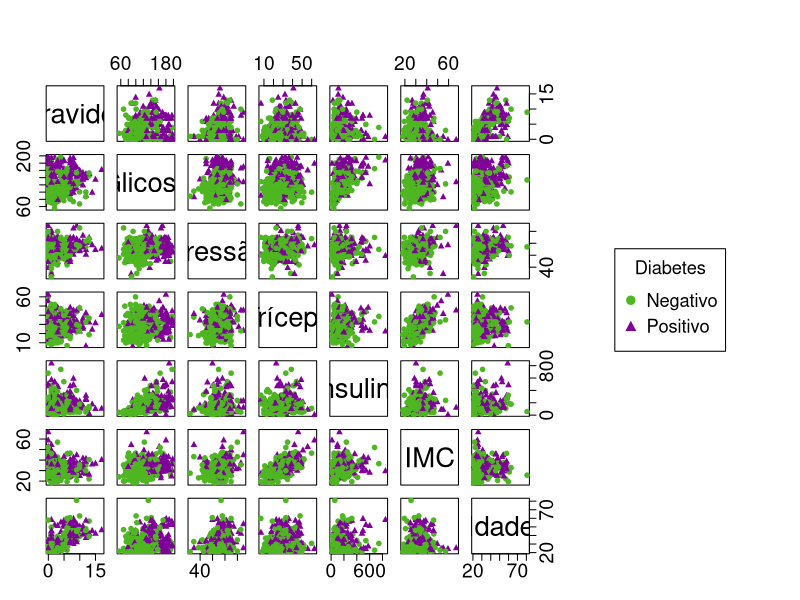
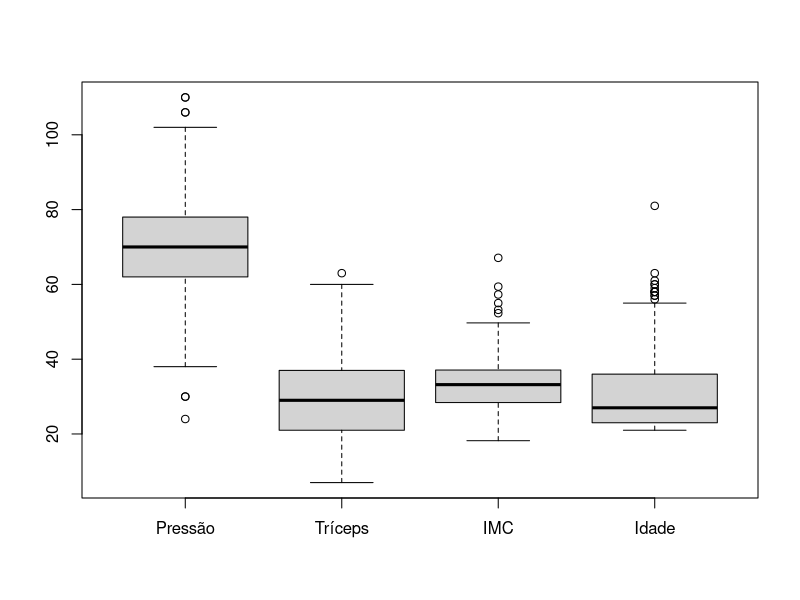
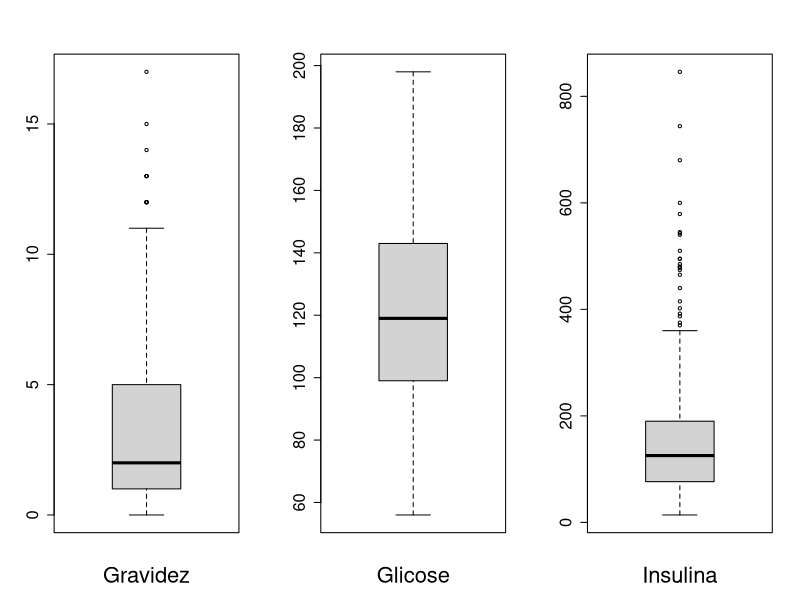
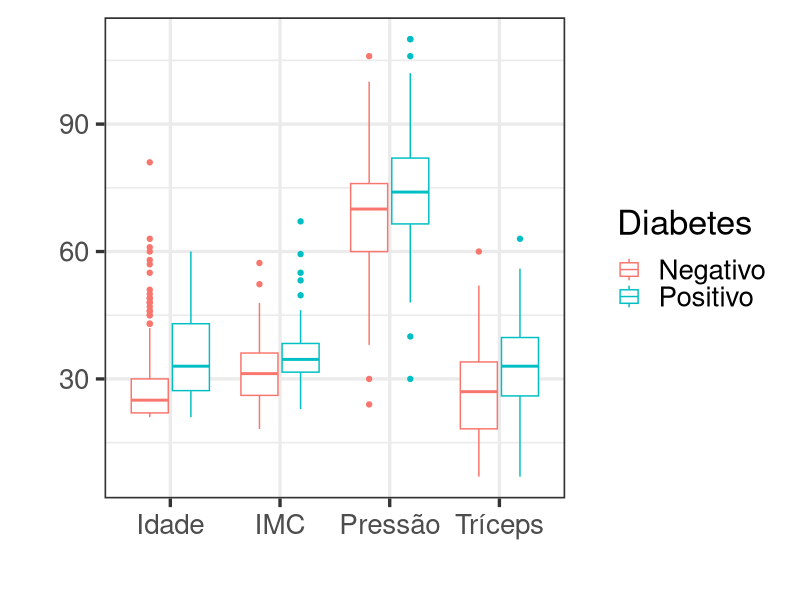
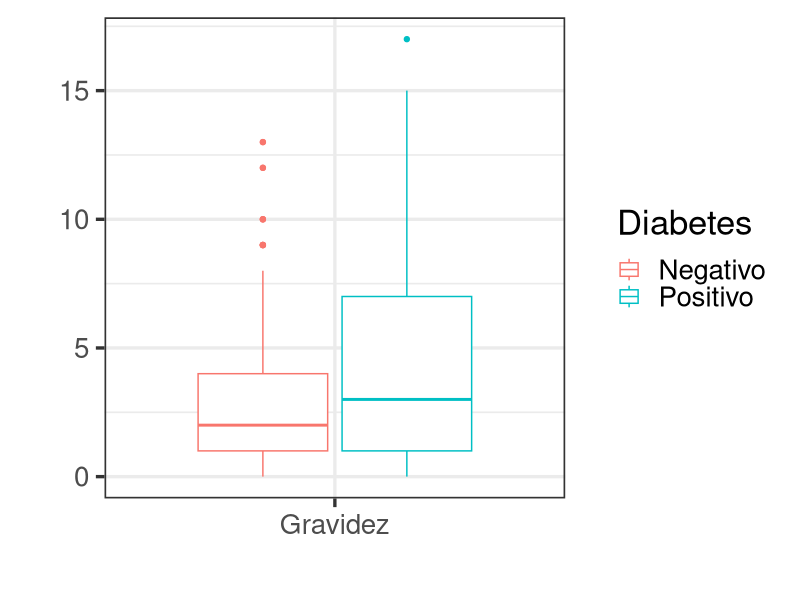
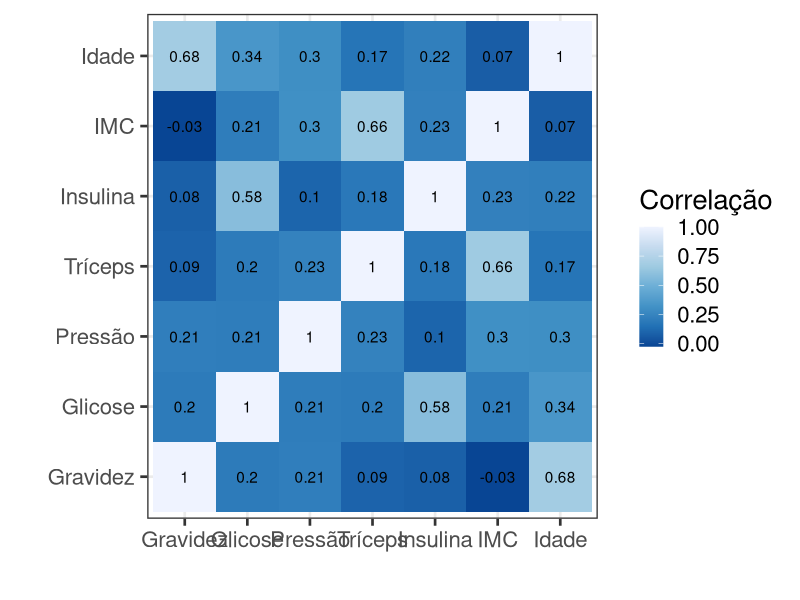

Write R code to recreate these figures, in order. (Note: this script raises an error after producing the figures.)
library(tidyverse)
library(grid)
library(gridExtra)
library(car)
library(mlbench)
library(reshape2)

# Carregar os dados
data(PimaIndiansDiabetes)

# Removendo os NA
pima <- PimaIndiansDiabetes %>% filter(glucose != 0, pressure != 0, 
                                       triceps != 0, insulin != 0, mass !=0) %>%
  select(-pedigree)

colnames(pima) <- c("Gravidez", "Glicose", "Pressão", "Tríceps", "Insulina",
                     "IMC", "Idade", "Diabetes")

################################################################################
############################# Analise Descritiva ###############################
################################################################################

# Variáveis sumárias
medados <- rbind(apply(pima[-8],2,mean),
                 apply(pima[-8],2,var),
                 apply(pima[-8],2,sd),
                 100*apply(pima[-8],2,sd)/apply(pima[-8],2,mean),
                 apply(pima[-8],2,min),
                 apply(pima[-8],2,quantile,0.5),
                 apply(pima[-8],2,max))

rownames(medados)<-c("Média","Var.","DP","CV(%)","Mínimo","Mediana","Máximo")

round(medados,2)

# Sumarias do grupo negativo
round(rbind(apply(pima[pima[8]=="neg",-8],2,mean),
            apply(pima[pima[8]=="neg",-8],2,var),
            apply(pima[pima[8]=="neg",-8],2,sd),
            100*apply(pima[pima[8]=="neg",-8],2,sd)/
              apply(pima[pima[8]=="neg",-8],2,mean),
            apply(pima[pima[8]=="neg",-8],2,min),
            apply(pima[pima[8]=="neg",-8],2,quantile,0.5),
            apply(pima[pima[8]=="neg",-8],2,max)),2)

#Sumarias do grupo positivo
round(rbind(apply(pima[pima[8]=="pos",-8],2,mean),
            apply(pima[pima[8]=="pos",-8],2,var),
            apply(pima[pima[8]=="pos",-8],2,sd),
            100*apply(pima[pima[8]=="pos",-8],2,sd)/
              apply(pima[pima[8]=="pos",-8],2,mean),
            apply(pima[pima[8]=="pos",-8],2,min),
            apply(pima[pima[8]=="pos",-8],2,quantile,0.5),
            apply(pima[pima[8]=="pos",-8],2,max)),2)


# Gráfico de dispersão
par(mfrow=c(1,1))
pairs(pima[-8],
      col = c("#4DB620", "#80009A")[pima$Diabetes],   # Mudar cor por grupo
      pch = c("\u25CF", "\u25B2")[pima$Diabetes],     # Mudar pontos por grupo
      labels = c("Gravidez", "Glicose", "Pressão", "Tríceps", "Insulina",
                 "IMC", "Idade"),
      cex.labels = 2.5,
      cex.axis = 1.75,
      oma=c(3,3,6,20))
par(xpd = TRUE)
legend("right", col = c("#4DB620", "#80009A"), title = "Diabetes", cex = 1.1,
       pch = c("\u25CF", "\u25B2"), legend = c("Negativo","Positivo"))


# Boxplot geral
par(mfrow=c(1,1))
boxplot(pima[-c(1,2,5,8)],xlab="", names=c("Pressão", "Tríceps",
                                                   "IMC", "Idade"))

par(mfrow=c(1,3))
boxplot(pima[1], xlab="Gravidez", cex.axis=1.5, cex.lab=2)
boxplot(pima[2], xlab="Glicose", cex.axis=1.5, cex.lab=2)
boxplot(pima[5], xlab="Insulina", cex.axis=1.5, cex.lab=2)

# Boxplot por grupo
pima %>% mutate(Diabetes = ifelse(Diabetes == "neg", 
                                  "Negativo", "Positivo")) %>% 
  select(Pressão, Tríceps, IMC, Idade, Diabetes) %>%
  gather("a", "b", -Diabetes) %>%
  ggplot(aes(x=a, y=b, color=Diabetes))+
  geom_boxplot()+
  labs(
    x = "",
    y = "",
    color = "Diabetes"
  ) +
  theme_bw(base_size = 25)

pima %>% mutate(Diabetes = ifelse(Diabetes == "neg", 
                                  "Negativo", "Positivo")) %>% 
  select(Gravidez, Diabetes) %>%
  gather("a", "b", -Diabetes) %>%
  ggplot(aes(x=a, y=b, color=Diabetes))+
  geom_boxplot()+
  labs(
    x = "",
    y = "",
    color = "Diabetes"
  ) +
  theme_bw(base_size = 25)


# Correlograma #1
melt(cor(pima[-8])) %>% ggplot(aes(x=Var2, y=Var1, fill=value)) + 
  geom_tile()+ 
  scale_fill_distiller()+
  labs(x="", y="", fill="Correlação")+
  theme_bw(base_size = 20)+
  geom_text(label = round(melt(cor(pima[-8]))$value,2))

# Correlograma #2
corrplot(cor(pima[-8]), method="color", tl.cex = 1.5, type="full",
         addCoef.col = "black", tl.col = "black")


# Histograma
par(mfrow=c(2,4))
for(i in 1:7){
  hist(as.numeric(unlist((pima %>% filter(Diabetes == "neg"))[i])),
       probability=TRUE, col="#4DB620", cex.axis = 1.5, cex.main = 2,
       main=stringr::str_to_title(colnames(pima)[i]), xlab="", 
       ylab="Frequência", cex.lab=1.3)
}

par(mfrow=c(2,4))
for(i in 1:7){
  hist(as.numeric(unlist((pima %>% filter(Diabetes == "pos"))[i])),
       probability=TRUE, col="#80009A", cex.axis = 1.5, cex.main = 2,
       main=stringr::str_to_title(colnames(pima)[i]), xlab="", 
       ylab="Frequência", cex.lab=1.3)
}


# Gráfico Q-Q
par(mfrow=c(2,4))
for(i in 1:7){
  qqPlot(scale((pima %>% filter(Diabetes == "neg"))[i]),
         dist="norm", id=F, ylab = "", col="#4DB620",
         mean = 0, sd = 1,col.lines = "#F26514", pch = 19,
         xlab = "", main=stringr::str_to_title(colnames(pima)[i]))
}

par(mfrow=c(2,4))
for(i in 1:7){
  qqPlot(scale((pima %>% filter(Diabetes == "pos"))[i]),
         dist="norm", id=F, ylab = "", col="#80009A",
         mean = 0, sd = 1,col.lines = "#F26514", pch = 19,
         xlab = "", main=stringr::str_to_title(colnames(pima)[i]))
}
################################################################################
################################# Modelagem ####################################
################################################################################
